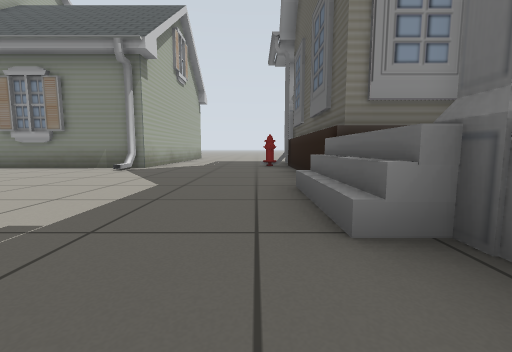
view 1 (above)

24 first-person views from a walk through a Gazebo world. The camera is 0.5 m above the floor, tilts 6° down and sees 90° across. Floor lines are 1 m apart. The floor is counted in squares, 1 m on a side. Each view is taken from the middle of a square. On the plan, view 1 faces up. The plan holds only what a view shows up to about 9 squares ahead; the rest is blank. The place goes on beyond the plan. The robots in the file are not drawn. Gazebo's built-in surfaces are drawn with simple patterns. Some stock models are drawn as simple stand-ins. Some surface patterns are stand-ins.

view 2
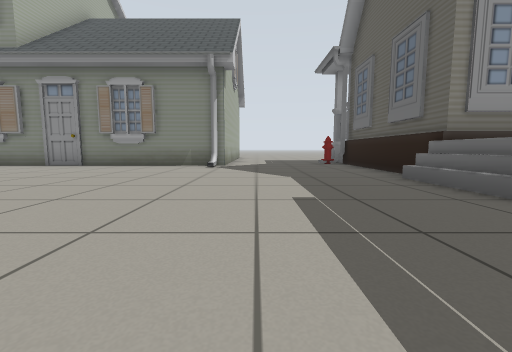

view 3
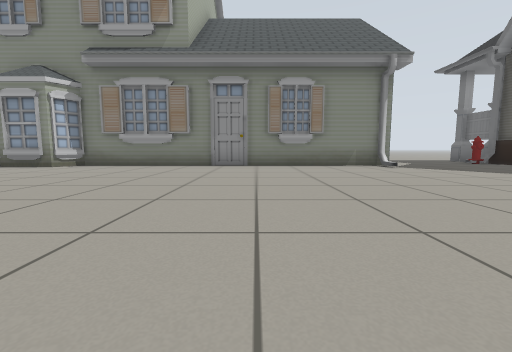

view 4
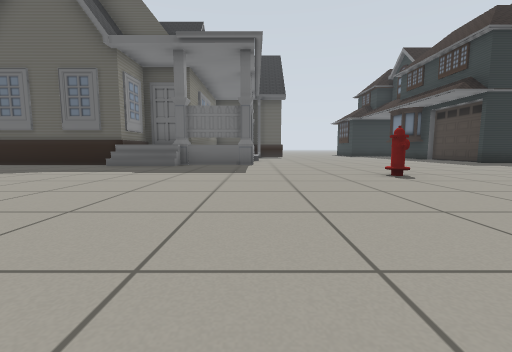

view 5
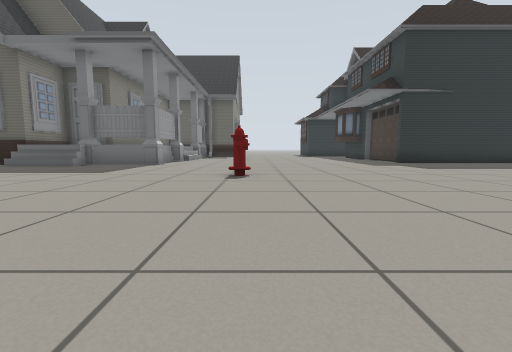

view 6
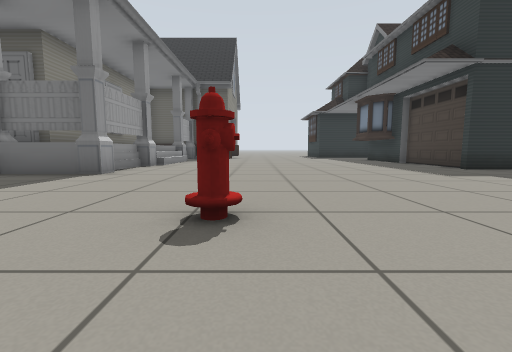

view 7
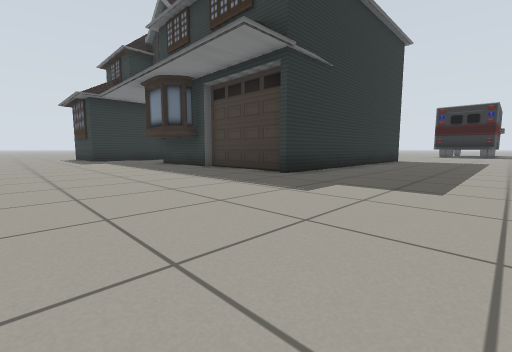

view 8
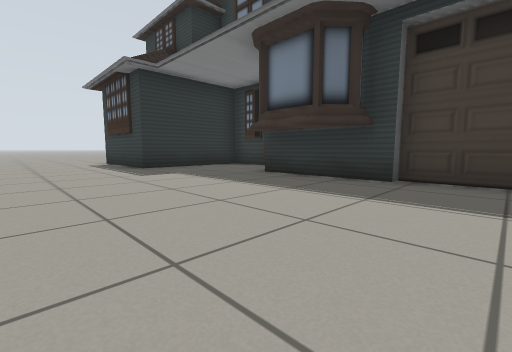

view 9
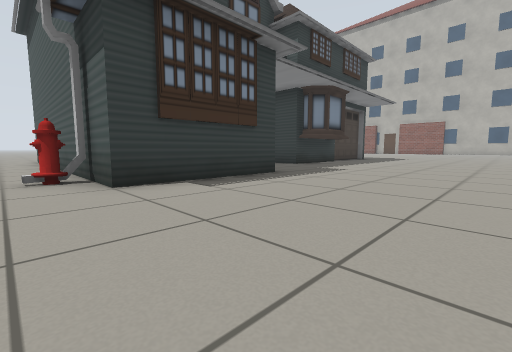

view 10
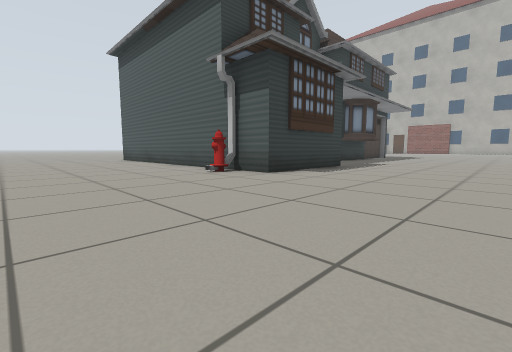

view 11
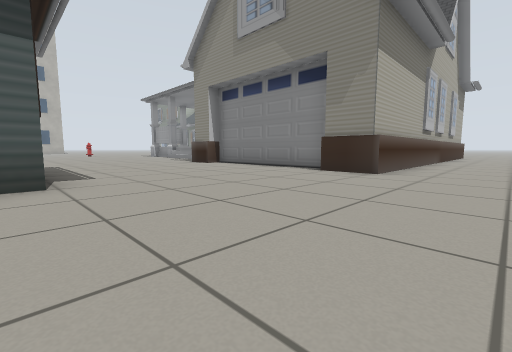

view 12
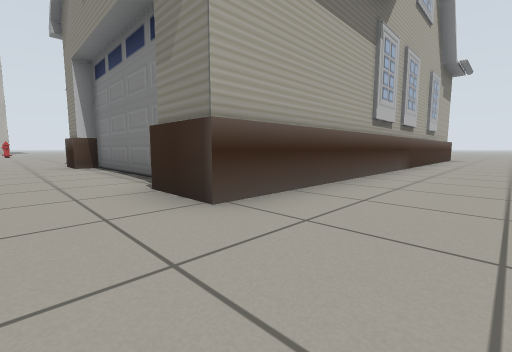

view 13
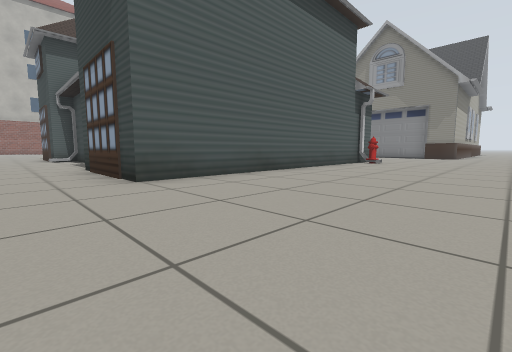

view 14
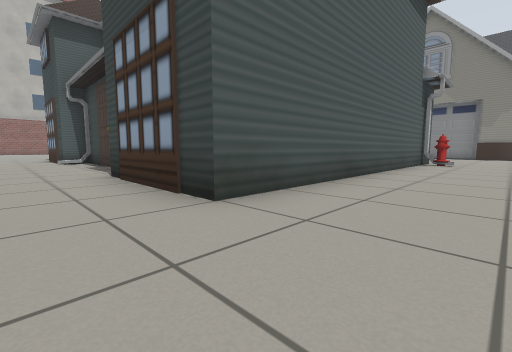

view 15
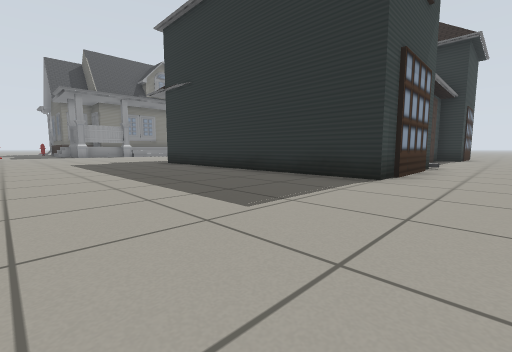

view 16
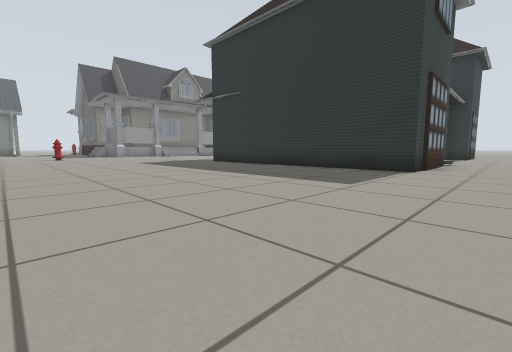

view 17
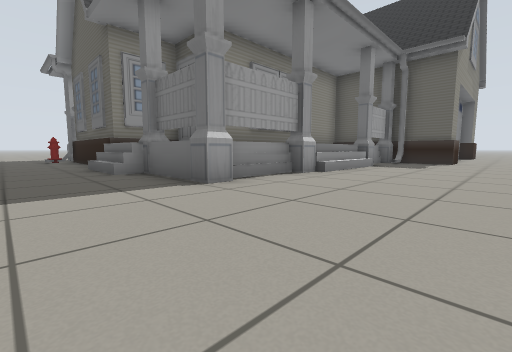

view 18
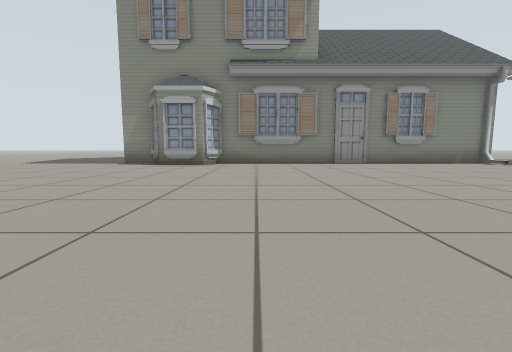

view 19
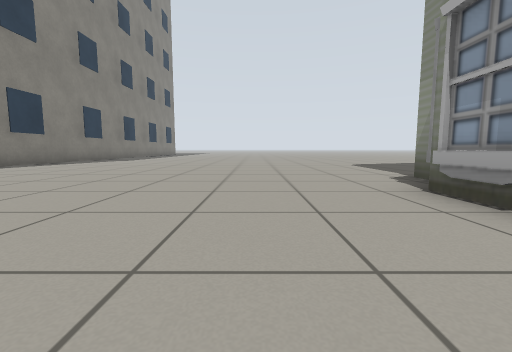

view 20
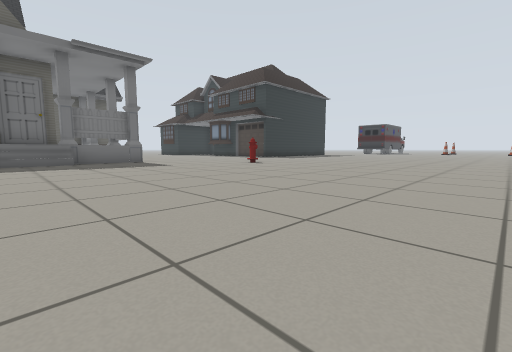

view 21
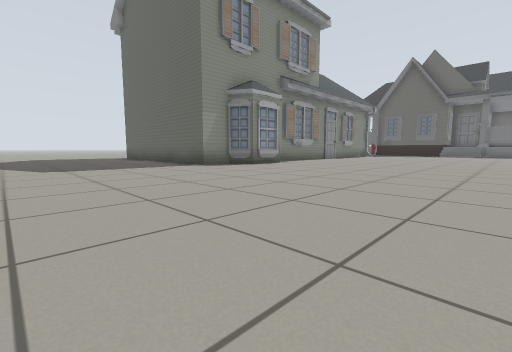

view 22
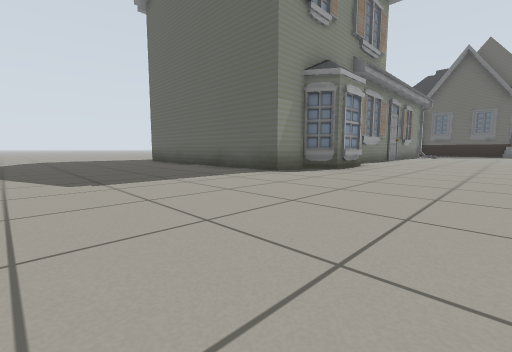

view 23
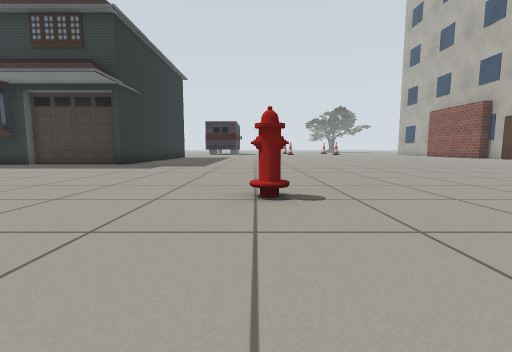

view 24
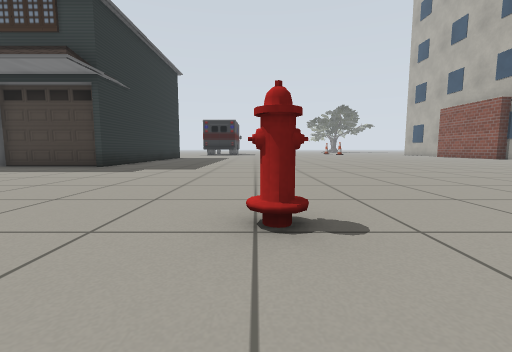

### Floor plan
Key: @ floor where view 1 was taken; # wall or solid block; . floor; H house; F fire hydrant; B building.
Columns run from 20 left of view 1 to 18 right of it. Each row starts with its distance up from view 1.
  8 .....      H     H..F#
  7 .....HHHHHHHHHHHHH...#              #..
  6 ......HH.............#              #..
  5 .....................#              #..
  4 .....................#              #..
  3 .....................#              #..
  2 .....................#              #..
  1 .....................##             #..
  0 ....................@####  ###      #..
 -1  ....   ................####.#      #..
 -2  ...     . ..................########..
 -3  ..        ............................
 -4 BBB        .......F....................
 -5            ............................
 -6            ............................
 -7            ............................
 -8            ...............HH...HHHH....
 -9           ............HH..HHH..H  F....
-10           .............     H..H  H....
-11                 .......H     HHH  H....
-12                 .......           H....
-13                 .......           H....
-14                 .......           H....
-15                 .......H HH       H....
-16                 .......   HHHHHH  H....
-17                 .......................
-18                 .......................

Positions as (right, up) in squares from view 1, and headings:
1: (0, 0), facing up
2: (-2, -1), facing up
3: (-7, -1), facing up
4: (-7, -1), facing right
5: (-7, -4), facing right
6: (-4, -4), facing right
7: (-1, -5), facing down-right
8: (4, -5), facing down-right
9: (15, -4), facing down-left
10: (18, -4), facing down-left
11: (18, -8), facing up-left
12: (18, -4), facing up-left
13: (18, -18), facing up-left
14: (16, -18), facing up-left
15: (-2, -18), facing up-right
16: (-4, -18), facing up-right
17: (-1, -4), facing up-right
18: (-11, -2), facing up
19: (-11, 4), facing left
20: (-9, 3), facing down-right
21: (-20, 0), facing up-right
22: (-20, 3), facing up-right
23: (-2, -1), facing down
24: (-2, -2), facing down
